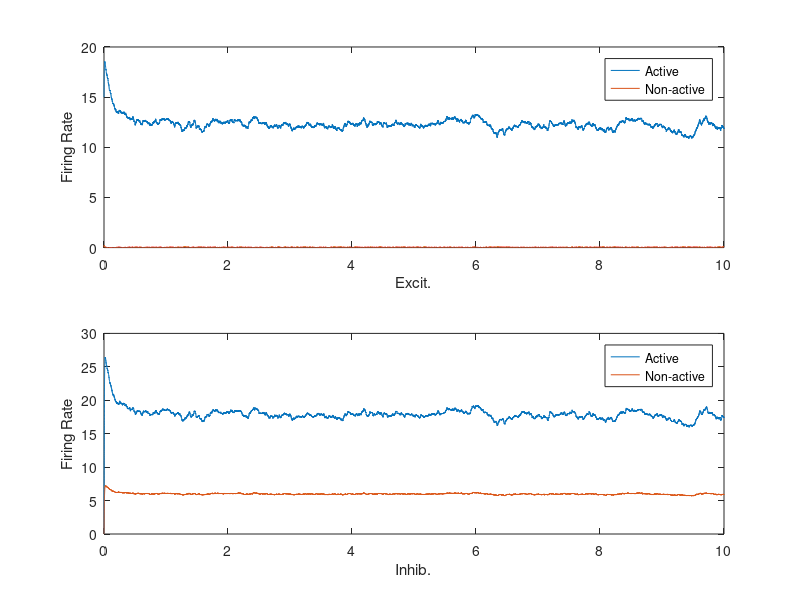

Write the MATLAB code that produced this figure. (Note: this script raises an error after producing the figure.)
% Network with N total inhibition-stabilized excitatory-inhibitory units. 
% M of those pairs we attempt to make "active", and N-M pairs we try to 
% suppress.

%In particular, this simulation displays bistability within a single 
%unit given a quadratic firing rate equation for the inhibitory units

%No WEIX cross connection
%No WIEX cross connection
%nonlinear inhibitory unit Firing rate
%linear excitatory unit Firing rate

clear
N = 2;              %Total excitatory-inhibitory firing rate unit pairs
M = 1;              %Total number of active excitatory-inhibitory firing rate unit pairs           

dt = 0.0001;        %Time step for simulation
tmax = 10;          %Duration of simulation
t = 0:dt:tmax;      %Simulation time vector
Nt = length(t);

taue = 0.010;       %Time constant for excitatory cells
taui = 0.010;       %Time constant for Inhibitory cells

Wee0 = 1.5;         %Excit.-Excit. connection strength
Wie0 = -0.4;        %Inhib.-Excit. connection strength
Wei0 = 2.5;         %Excit-Excit connection strength
Weix = 0.5;           %Excit.-Inhibitory Cross connection strength
Wiex = 0;
Wii0 = -1;          %Inhib-Inhib connection strength

I0e = 1;            %Excit. applied current
I0i = 17;           %Inhib. applied current

alpha_e = 1;        %Gain of excit. cells
alpha_i = 0.02;     %Gain of inhib. cells

%Connection Matricies
Wee = Wee0*eye(N);
Wie = (Wie0-Wiex)*eye(N) + Wiex*ones(N);
Wei = (Wei0-Weix)*eye(N) + Weix*ones(N);
Wii = Wii0*eye(N);

%Current Matricies
Ie = I0e*ones(N,1);
Ii = I0i*ones(N,1);

Wie_tilde = (-Wie0)/(1-Wii0);
I0i_tilde = I0i*Wie_tilde;
off_stable = Wee0 - 1 - Wie_tilde*(Wei0-Weix);
disp(off_stable)

%Rate Matricies
re = zeros(N,Nt);
ri = zeros(N,Nt);
re(1:M,1) = 15;
ri(1:M,1) = 0;

sigman = 0.01/sqrt(dt);

%simulation
for i = 2:Nt
    Ie_tot = (Wee*re(:,i-1)+ Wie*ri(:,i-1) + Ie + sigman*randn(N,1));
    Ie_tot = max(Ie_tot,0);
    re(:,i) = re(:,i-1) + dt*(-eye(N)*re(:,i-1) + alpha_e*Ie_tot )/taue;
    Ii_tot = (Wei*re(:,i-1) + Wii*ri(:,i-1) + Ii + sigman*randn(N,1));
    Ii_tot = max(Ii_tot,0);
    ri(:,i) = ri(:,i-1) + dt*(-eye(N)*ri(:,i-1)+alpha_i*Ii_tot.^2 )/taui;
    
    re(:,i) = max(re(:,i),0);
    ri(:,i) = max(ri(:,i),0);
end

figure(1)
clf
subplot(2,1,1)
plot(t,re), legend("Active","Non-active"), xlabel("Excit."), ylabel("Firing Rate")
subplot(2,1,2)
plot(t,ri), legend("Active","Non-active"), xlabel("Inhib."), ylabel("Firing Rate")

disp(is_bistable(N, re(:,ceil(1/dt:end)),ri(:,ceil(1/dt:end))))


% Given the number of unit, firing rate of excit. and inhib. units, return
% if the units showing multi-stablity, or firing at uniform firing rate
function [bistable] = is_bistable(N, re, ri)
    excit_average = zeros(1,N);
    inhib_average = zeros(1,N);
    for i = 1:N
        excit_average(i) = mean(re(i,:));
        inhib_average(i) = mean(ri(i,:));
    end
    disp(std(excit_average))
    disp(std(inhib_average))
    bistable = (std(excit_average)>1 || std(inhib_average)>1);
end
